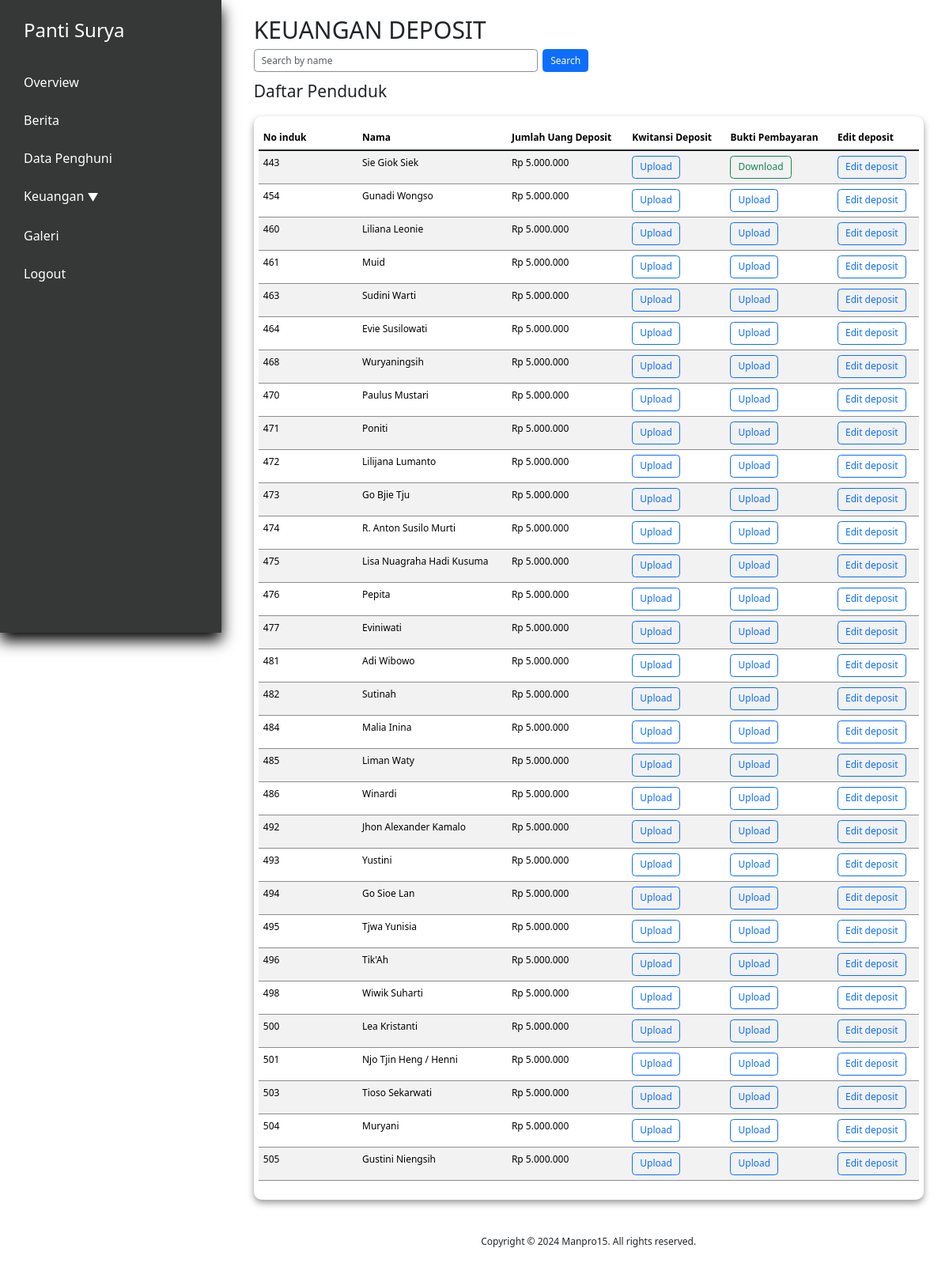
The page /keuangan_deposit.php (signed in) on the database its author committed.
### tables this page shows
CREATE TABLE `penduduk` (
  `id` int(11) NOT NULL,
  `nama` varchar(250) NOT NULL,
  `alamat` varchar(100) NOT NULL,
  `tanggal_masuk` date DEFAULT NULL,
  `keuangan_pondokkan` int(11) NOT NULL,
  `keuangan_tabungan` int(11) NOT NULL,
  `keuangan_obat` int(11) NOT NULL,
  `keuangan_total` int(11) NOT NULL,
  `profile_picture` varchar(100) NOT NULL,
  `KTP` varchar(100) DEFAULT NULL,
  `KK` varchar(100) DEFAULT NULL,
  `BPJS` varchar(100) DEFAULT NULL,
  `deposit` int(11) DEFAULT NULL,
  `status` tinyint(1) NOT NULL DEFAULT 0,
  `tempat_lahir` varchar(100) NOT NULL DEFAULT '',
  `agama` varchar(15) NOT NULL DEFAULT ' ',
  `tanggal_lahir` date DEFAULT NULL,
  `nomor_induk` int(11) NOT NULL DEFAULT 0,
  `kwitansi_path` varchar(300) DEFAULT NULL,
  `bukti_path` varchar(300) DEFAULT NULL
);

### utils.php (called while the page is built, shortened)
<?php
class myDB
{
    private $host = "localhost";
    private $username = "root";
    private $password = "";
    private $database = "pantisurya";
    private $db;
    function __construct()
    {
        if ($this->db == null) {
            try {
                $this->db = new PDO("mysql:host=$this->host;dbname=$this->database", $this->username, $this->password);
                $this->db->setAttribute(PDO::ATTR_ERRMODE, PDO::ERRMODE_EXCEPTION);
            } catch (PDOException $e) {
                echo "Connection failed: " . $e->getMessage();
            }
        }
    }
    function getAllPenduduk()
    {
        $query = "SELECT * FROM penduduk WHERE status=0 ORDER BY nomor_induk";
        $res = $this->db->prepare($query);
        $res->execute();
        return $res;
    }
    function formatRupiah($number) {
        return 'Rp ' . number_format($number, 0, ',', '.');
    }
}

### keuangan_deposit.php (the view, shortened to what this page needs)
<?php
    require 'utils.php';
    $db = new myDB();
    $stmt_all_residents = $db->getAllPenduduk();
    $residents = $stmt_all_residents->fetchAll(PDO::FETCH_ASSOC);
?>
<!DOCTYPE html>
<html lang="en">
<head>
    <?php include "layout/stylejquerynbs5.php" ?>
    <link rel="stylesheet" href="layout/indexstyle.css">
    <link rel="stylesheet" href="layout/styledatasiswa.css">
</head>
<body>
<div class="app">
    <div class="dashboard">
        <?php include 'nav.php'?>
        <div class="main">
            <div class="pad">
                <h1>KEUANGAN DEPOSIT</h1>
                <div class="search-bar">
                    <form method="POST" class="d-flex">
                        <input type="text" name="search" placeholder="Search by name" id="search_by_name" class="form-control me-2">
                        <button type="submit" class="btn btn-primary">Search</button>
                    </form>
                </div>
                <div class="residents-table">
                        <div style="display:flex; justify-content:space-between">
                            <h3 style="padding: 1rem; padding-left: 0;">Daftar Penduduk</h3>
                        </div>
                        <div class="content">
                            <table class="table table-hover table-striped" id="tabelPondokan">
                                <thead>
                                    <tr>
                                        <th width="15%">No induk</th>
                                        <th>Nama</th>
                                        <th>Jumlah Uang Deposit</th>
                                        <th>Kwitansi Deposit</th>
                                        <th>Bukti Pembayaran</th>
                                        <th>Edit deposit</th>
                                    </tr>
                                </thead>
                                <tbody class="table-group-divider" id="tabelPondokanBody">
                                    <?php foreach($residents as $resident): ?>
                                    <tr>
                                        <td><?php echo $resident['nomor_induk']; ?></td>
                                        <td><?php echo $resident['nama']; ?></td>
                                        <td><?php echo $db->formatRupiah($resident['deposit']); ?></td>
                                        <td>
                                            <?php if (!empty($resident['kwitansi_path'])): ?>
                                                <a href="deposit/<?php echo $resident['nama']; ?>/<?php echo $resident['kwitansi_path']; ?>" class="btn btn-outline-success" target="_blank">Download</a>
                                            <?php else: ?>
                                                <button class="btn btn-outline-primary" onclick="openUploadModal('<?php echo $resident['id']; ?>', true)">Upload</button>
                                            <?php endif; ?>
                                        </td>
                                        <td>
                                            <?php if (!empty($resident['bukti_path'])): ?>
                                                <a href="deposit/<?php echo $resident['nama']; ?>/<?php echo $resident['bukti_path']; ?>" class="btn btn-outline-success" target="_blank">Download</a>
                                            <?php else: ?>
                                                <button class="btn btn-outline-primary" onclick="openUploadModal('<?php echo $resident['id']; ?>', false)">Upload</button>
                                            <?php endif; ?>
                                        </td>
                                        <td>
                                            <button onclick="window.location.href='laporanDeposit.php?id=<?php echo $resident['id']; ?>'" class="btn btn-outline-primary">Edit deposit</button>
                                        </td>
                                    </tr>
                                    <?php endforeach; ?>
                                </tbody>
                            </table>
                        </div>
                    </div>
                    <?php include 'footer.php'?>
                </div>
            </div>
        </div>
    </div>
</body>
</html>

### layout/indexstyle.css (style rules this page uses)
:root { --side-nav-width: 280px; --bs-border-color: #8a8e91; font-family: 'Roboto', sans-serif; }
* { box-sizing: border-box; margin: 0; padding: 0; }
.pad { padding: 1.7rem; }
.dashboard { display: flex; flex-direction: row; gap: 1.7rem; }
.content { padding: 1rem 0.5rem; gap: 1rem; background-color: #363737; }
.main { flex: 1; min-height: 100vh; }
.content { display: flex; }
@media (max-width: 1366px) { html { font-size: 75%; } }

### layout/styledatasiswa.css (style rules this page uses)
.main { margin-right: 1rem; }
.d-flex { width: 50%; }
.main .content { border-radius: 10px; background-color: #ffff; box-shadow: 0px 4px 8px rgba(0, 0, 0, 0.4); margin-bottom: 20px; display: flex; flex-direction: column; align-items: center; }

### rows shown on the page
penduduk: nomor_induk "443", nama "Sie Giok Siek", deposit "Rp 5.000.000"
penduduk: nomor_induk "454", nama "Gunadi Wongso", deposit "Rp 5.000.000"
penduduk: nomor_induk "460", nama "Liliana Leonie", deposit "Rp 5.000.000"
penduduk: nomor_induk "461", nama "Muid", deposit "Rp 5.000.000"
penduduk: nomor_induk "463", nama "Sudini Warti", deposit "Rp 5.000.000"
penduduk: nomor_induk "464", nama "Evie Susilowati", deposit "Rp 5.000.000"
penduduk: nomor_induk "468", nama "Wuryaningsih", deposit "Rp 5.000.000"
penduduk: nomor_induk "470", nama "Paulus Mustari", deposit "Rp 5.000.000"
penduduk: nomor_induk "471", nama "Poniti", deposit "Rp 5.000.000"
penduduk: nomor_induk "472", nama "Lilijana Lumanto", deposit "Rp 5.000.000"
penduduk: nomor_induk "473", nama "Go Bjie Tju", deposit "Rp 5.000.000"
penduduk: nomor_induk "474", nama "R. Anton Susilo Murti", deposit "Rp 5.000.000"
penduduk: nomor_induk "475", nama "Lisa Nuagraha Hadi Kusuma", deposit "Rp 5.000.000"
penduduk: nomor_induk "476", nama "Pepita", deposit "Rp 5.000.000"
penduduk: nomor_induk "477", nama "Eviniwati", deposit "Rp 5.000.000"
penduduk: nomor_induk "481", nama "Adi Wibowo", deposit "Rp 5.000.000"
penduduk: nomor_induk "482", nama "Sutinah", deposit "Rp 5.000.000"
penduduk: nomor_induk "484", nama "Malia Inina", deposit "Rp 5.000.000"
penduduk: nomor_induk "485", nama "Liman Waty", deposit "Rp 5.000.000"
penduduk: nomor_induk "486", nama "Winardi", deposit "Rp 5.000.000"
penduduk: nomor_induk "492", nama "Jhon Alexander Kamalo", deposit "Rp 5.000.000"
penduduk: nomor_induk "493", nama "Yustini", deposit "Rp 5.000.000"
penduduk: nomor_induk "494", nama "Go Sioe Lan", deposit "Rp 5.000.000"
penduduk: nomor_induk "495", nama "Tjwa Yunisia", deposit "Rp 5.000.000"
penduduk: nomor_induk "496", nama "Tik'Ah", deposit "Rp 5.000.000"
penduduk: nomor_induk "498", nama "Wiwik Suharti", deposit "Rp 5.000.000"
penduduk: nomor_induk "500", nama "Lea Kristanti", deposit "Rp 5.000.000"
penduduk: nomor_induk "501", nama "Njo Tjin Heng / Henni", deposit "Rp 5.000.000"
penduduk: nomor_induk "503", nama "Tioso Sekarwati", deposit "Rp 5.000.000"
penduduk: nomor_induk "504", nama "Muryani", deposit "Rp 5.000.000"
penduduk: nomor_induk "505", nama "Gustini Niengsih", deposit "Rp 5.000.000"
